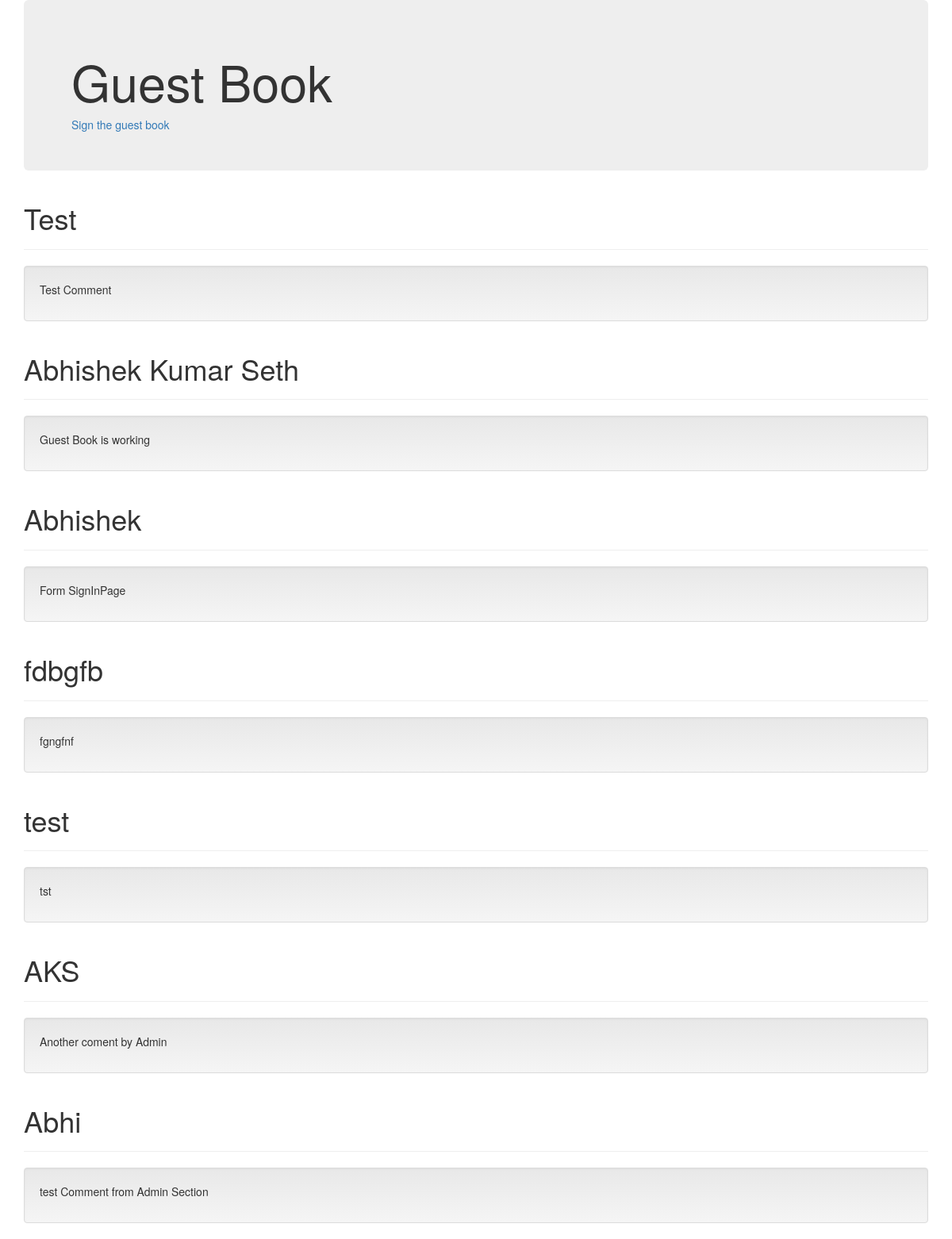
Page /guestbook/ on the committed database.
### guestbook/models.py (models this page shows, shortened)
class Comment(models.Model):
    name=models.CharField(max_length=20)
    comment = models.TextField()
    date_added = models.DateTimeField(default=timezone.now)

### guestbook/views.py (the view)
# urls.py: path('', views.index, name='index'),
def index(request):
    comments = Comment.objects.order_by('-date_added')
    context = {'comments' : comments}
    return render(request, 'guestbook/index.html', context)

### guestbook/templates/guestbook/index.html (shortened to what this page needs)
{% load static %}
<!DOCTYPE html>
<html lang="en">
<head>
    <link href="{% static 'guestbook/bootstrap.min.css' %}" rel="stylesheet" />
    <link href="{% static 'guestbook/bootstrap-theme.min.css' %}" rel="stylesheet" />
    <link href="{% static 'guestbook/theme.css' %}" rel="stylesheet" />
</head>
<body>
<div class="container theme-showcase" role="main">
    <div class="jumbotron">
        <h1>Guest Book</h1>
        <a href="{% url 'sign' %}">Sign the guest book</a>
    </div>
    {% for c in comments %}
    <div class="page-header">
        <h1>{{c.name }}</h1>
    </div>
    <div class="well">
        <p>
            {{ c.comment }}
        </p>
    </div>
    {% endfor %}
</div>
</body>
</html>

### rows in the picture
Comment: name "Test", comment "Test Comment"
Comment: name "Abhishek Kumar Seth", comment "Guest Book is working"
Comment: name "Abhishek", comment "Form SignInPage"
Comment: name "fdbgfb", comment "fgngfnf"
Comment: name "test", comment "tst"
Comment: name "AKS", comment "Another coment by Admin"
Comment: name "Abhi", comment "test Comment from Admin Section"
